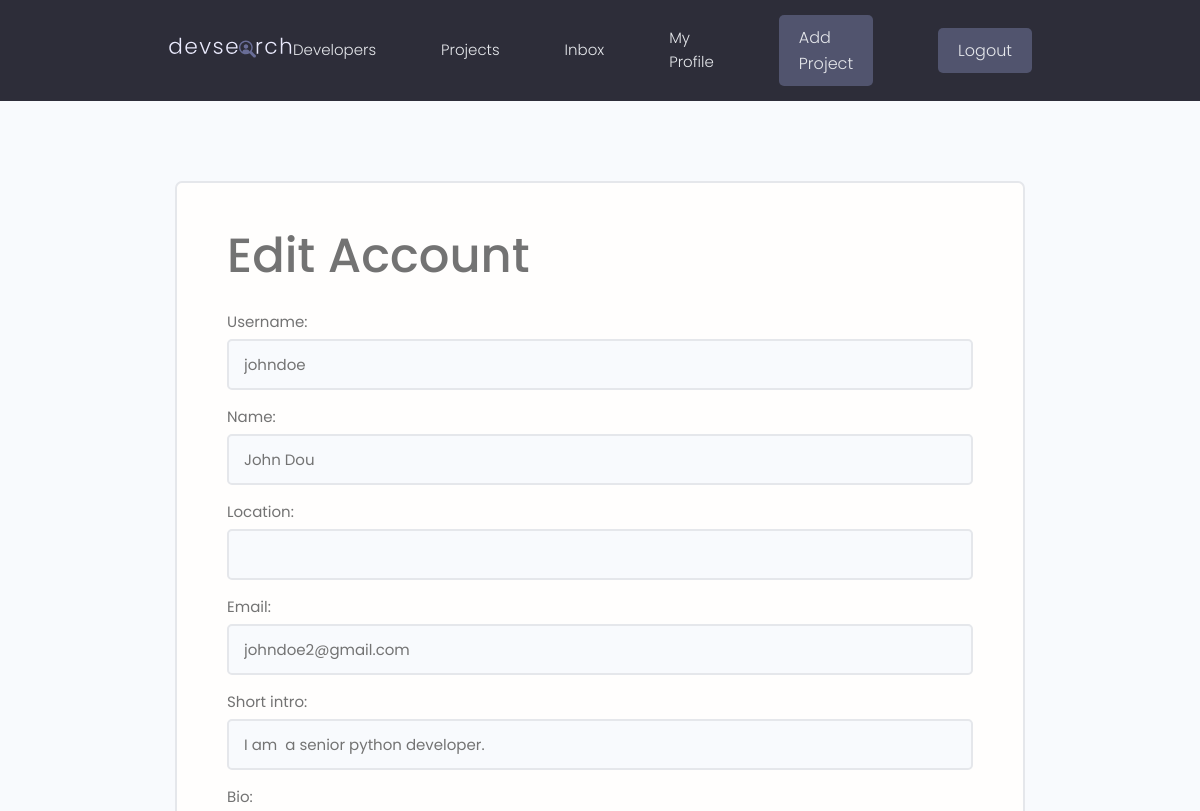
Page /profiles/edit-account (signed in, upper part) on the earlier database version.
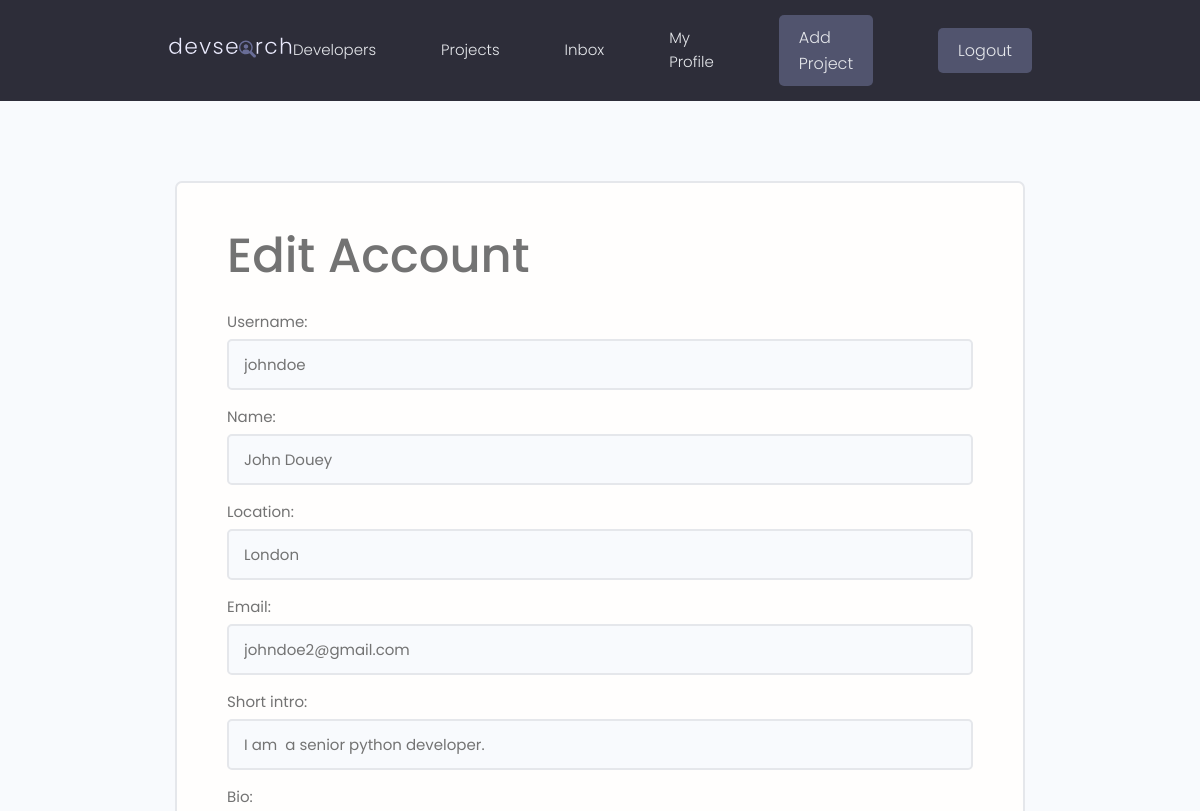
Same page on the later database version.
### users/models.py (models this page shows, shortened)
class Profile(models.Model):
    user = models.OneToOneField(User, on_delete=models.CASCADE, null=True, blank=True)
    username = models.CharField(max_length=200, blank=True, null=True)
    name = models.CharField(max_length=200, blank=True, null=True)
    location = models.CharField(max_length=200, blank=True, null=True)
    email = models.EmailField(max_length=500, blank=True, null=True)
    short_intro = models.CharField(max_length=200, blank=True, null=True)
    bio = models.TextField(blank=True, null=True)
    profile_image = models.ImageField(blank=True, null=True, upload_to="profiles/", default="user-default.png")
    social_github = models.CharField(max_length=200, blank=True, null=True)
    social_twitter = models.CharField(max_length=200, blank=True, null=True)
    social_linkedin = models.CharField(max_length=200, blank=True, null=True)
    social_youtube = models.CharField(max_length=200, blank=True, null=True)
    social_website = models.CharField(max_length=200, blank=True, null=True)
    created_at = models.DateTimeField(auto_now_add=True)
    id = models.UUIDField(default=uuid.uuid4, unique=True, primary_key=True, editable=False)

### users/views.py (the view)
# urls.py: path('edit-account', views.editAccount, name="edit-account"),
@login_required(login_url='users:login')
def editAccount(request):
    profile = request.user.profile
    form = ProfileForm(instance=profile)
    if request.method == 'POST':
        form = ProfileForm(request.POST, request.FILES, instance=profile)
        if form.is_valid():
            form.save()
            return redirect("users:account")
    context = {"profile": profile, "form": form}
    return render(request, 'users/profile-form.html', context)

### users/forms.py
class ProfileForm(ModelForm):
    class Meta:
        model = Profile
        exclude = ['user']
        labels = {
            "first_name": "First Name",
            "last_name": "Last Name"
        }
    def __init__(self, *args, **kwargs):
        super(ProfileForm, self).__init__(*args, **kwargs)
        for name, field in self.fields.items():
            field.widget.attrs.update({'class': 'input'})

### users/templates/users/profile-form.html (shortened to what this page needs)
{% extends "base.html"%}
{% load static %}
{% block content %}
<main class="formPage my-xl">
    <div class="content-box">
        <div class="formWrapper">
            <h1>Edit Account</h1>
            <form class="form" method="POST" action="{% url 'users:edit-account' %}" enctype="multipart/form-data">
                {% for field in form %}
                <div class="form__field">
                    <label for="formInput#text">{{ field.label}}: </label>
                    {{ field }}
                </div>
                {% endfor %}
            </form>
        </div>
    </div>
</main>
{% endblock %}

Differences in the rows shown:
changed Profile "johndoe": name "John Dou" → "John Douey"; location (not shown) → "London"
